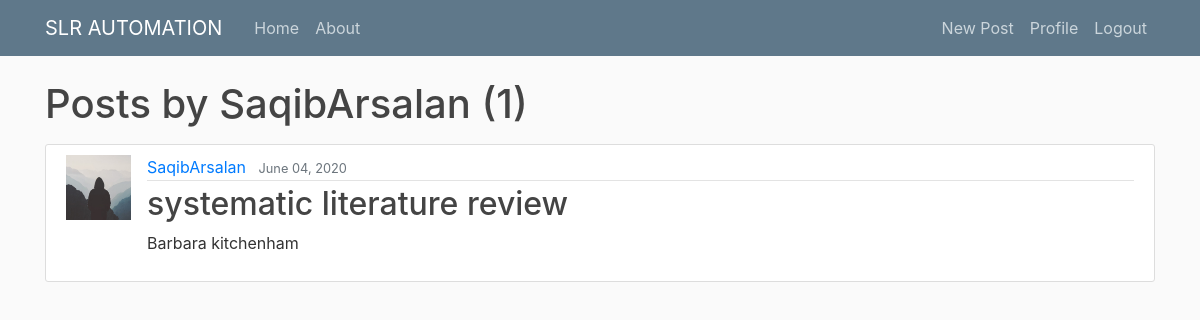
Page /user/SaqibArsalan (signed in) on the committed database.
### blog/models.py (models this page shows, shortened)
class Post(models.Model):
    title = models.CharField(max_length=100)
    content = models.TextField()
    date_posted = models.DateTimeField(default=timezone.now)
    author = models.ForeignKey(User, on_delete= models.CASCADE)

### users/models.py (models this page shows, shortened)
class Profile(models.Model):
    user = models.OneToOneField(User, on_delete=models.CASCADE)
    image = models.ImageField(default= 'default.jpg', upload_to='profile_pics')

### blog/views.py (the view)
# urls.py: path('user/<str:username>', UserPostListView.as_view(), name='user-posts'),
class UserPostListView(ListView):
    model = Post
    template_name = 'blog/user_posts.html'
    context_object_name = 'posts'
    paginate_by = 5
    def get_queryset(self):
        user = get_object_or_404(User, username=self.kwargs.get('username'))
        return Post.objects.filter(author=user).order_by('-date_posted')

### blog/templates/blog/user_posts.html (shortened to what this page needs)
{% extends "blog/base.html" %}
{% block content %}
    <h1 class="mb-3">Posts by {{ view.kwargs.username}} ({{ page_obj.paginator.count }}) </h1>
    {% for post in posts %}
       <article class="media content-section">
           <img class="rounder-circle article-img" src="{{ post.author.profile.image.url }}">
          <div class="media-body">
            <div class="article-metadata">
              <a class="mr-2" href="{% url 'user-posts' post.author.username %}">{{ post.author }}</a>
              <small class="text-muted">{{ post.date_posted|date:"F d, Y"}}</small>
            </div>
            <h2><a class="article-title" href="{% url 'post-detail' post.id %}">{{ post.title }}</a></h2>
            <p class="article-content">{{ post.content }}</p>
        </div>
    </article>
    {% endfor %}
{% endblock content %}

### blog/static/blog/main.css (style rules this page uses)
body { background: #fafafa; color: #333333; margin-top: 5rem; }
h1, h2, h3, h4, h5, h6 { color: #444444; }
.content-section { background: #ffffff; padding: 10px 20px; border: 1px solid #dddddd; border-radius: 3px; margin-bottom: 20px; }
.article-title { color: #444444; }
.article-content { white-space: pre-line; }
.article-img { height: 65px; width: 65px; margin-right: 16px; }
.article-metadata { padding-bottom: 1px; margin-bottom: 4px; border-bottom: 1px solid #e3e3e3 }

### blog/static/css/parsifal.css (style rules this page uses)
html, body { height: 100%; }
article { font-size: 16px; margin-bottom: 20px; }

### rows in the picture
Post: author.profile.image (placeholder picture), author "SaqibArsalan", date_posted "June 04, 2020", title "systematic literature review", content "Barbara kitchenham"

### other values in the picture
{{ view.kwargs.username }} "SaqibArsalan"
{{ page_obj.paginator.count }} "1"
